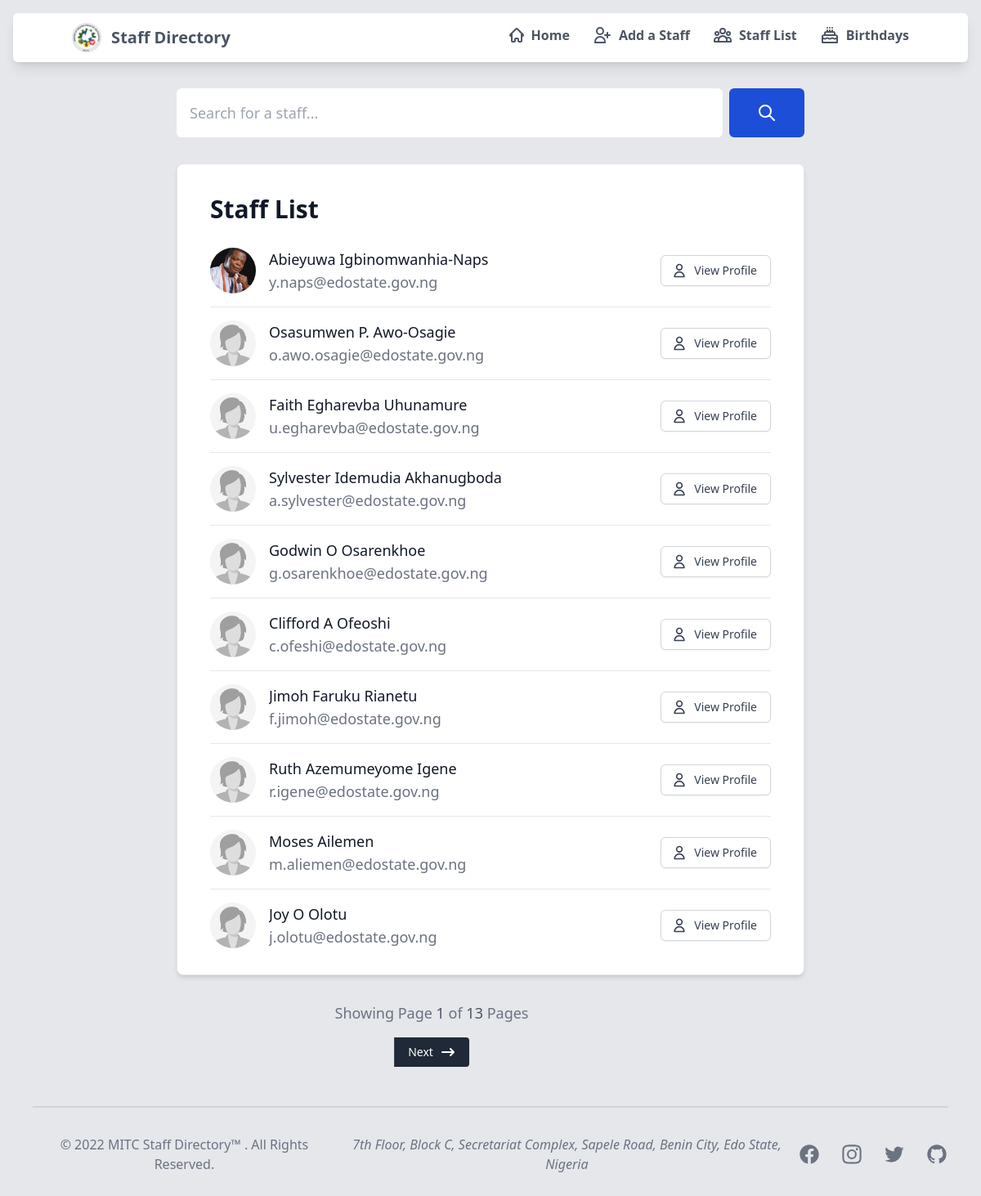
Page /staff/ on the committed database.
### sendmail/models.py (models this page shows, shortened)
class staffDetails(models.Model):
    first_name = models.CharField(verbose_name='First Name', max_length=20)
    middle_name = models.CharField(verbose_name='Middle Name', max_length=20, null=True, blank=True)
    last_name = models.CharField(verbose_name='Last Name', max_length=20)
    phone_number = PhoneNumberField('Phone Number')
    email = models.EmailField(verbose_name='Official Email', max_length = 254)
    cadre = models.CharField(verbose_name='Cadre', max_length=50, null=True, blank=True)
    level = models.IntegerField('Level', default='1')
    step = models.IntegerField('Step', default='2')
    staff_image = models.ImageField(
        verbose_name="Profile Picture",
        upload_to='staffimages',
        default='staffimages/default.jpg',
        null=True,
        blank=True
    )
    GENDER = (
        (1, 'Male'),
        (2, 'Female'),
        (3, 'Prefer not to say')
    )
    gender = models.IntegerField('Gender', choices=GENDER, default=2)
    MONTHS = (
        (1, 'January'),
        (2, 'February'),
        (3, 'March'),
        (4, 'April'),
        (5, 'May'),
        (6, 'June'),
        (7, 'July'),
        (8, 'August'),
        (9, 'September'),
        (10, 'October'),
        (11, 'November'),
        (12, 'December')
    )
    birth_month = models.IntegerField('Birth Month', choices=MONTHS, default=1, blank=False)
    birth_day = models.IntegerField(verbose_name='Birth Day', blank=True, null=True)
    class Meta:
        db_table = 'sendmail_staffdetails'

### sendmail/views.py (the view)
# urls.py: re_path(r'^staff/$', views.staffListView.as_view(), name='stafflist'),
class staffListView(ListView):
    model = staffDetails
    context_object_name = 'stafflist'   # your own name for the list as a template variable
    template_name = 'stafflist.html'  # Specify your own template name/location
    paginate_by = 10
    def get_queryset(self):
        return staffDetails.objects.all()
    def get_context_data(self, **kwargs):
        context = super(staffListView, self).get_context_data(**kwargs)
        context['title'] = 'List of all Staff'
        return context

### sendmail/templates/stafflist.html (shortened to what this page needs)
{% extends "base.html" %}
{% load widget_tweaks %}
{% load static %}
{% block content %}
    <div class="max-w-3xl rounded-lg mx-auto mt-8 mb-8">
        <form action="{% url 'searchresult' %}" class="flex items-center" method="GET">
            <div class="relative w-full">
                <input type="text" id="simple-search" name="q"
                class="bg-white block font-medium border border-none text-gray-900 text-lg rounded-md
                focus:border-blue-500 block w-full p-4
                focus:ring-2 focus:outline-none focus:ring-blue-500
                dark:bg-gray-700 dark:border-gray-600 dark:placeholder-gray-400
                dark:text-white dark:focus:ring-blue-500 dark:focus:border-blue-500"
                    placeholder="Search for a staff..." required>
            </div>
            <button type="submit" class="px-8 py-4 ml-2 text-md font-medium text-white bg-blue-700 rounded-md border
                                            border-2 border-blue-700 hover:border-blue-800 hover:bg-blue-800 focus:ring-4 focus:outline-none focus:ring-blue-300
                                            dark:bg-blue-600 dark:hover:bg-blue-700 dark:focus:ring-blue-800">
                <svg class="w-6 h-6" fill="none" stroke="currentColor" viewBox="0 0 24 24"
                    xmlns="http://www.w3.org/2000/svg">
                    <path stroke-linecap="round" stroke-linejoin="round" stroke-width="2"
                        d="M21 21l-6-6m2-5a7 7 0 11-14 0 7 7 0 0114 0z"></path>
                </svg>
            </button>
        </form>
    </div>
    <div class="p-6 md:pb-4 max-w-3xl bg-white rounded-lg border mx-auto shadow-md sm:p-10 min-h-full justify-center">
        <div class="flex justify-between items-center mb-4">
            <h5 class="text-3xl font-bold leading-none text-gray-900 dark:text-white">Staff List</h5>
        </div>
        <div class="flow-root">
            <ul role="list" class="divide-y divide-gray-200 dark:divide-gray-700">
                {% for staff in stafflist %}
                    <li class="py-3 sm:py-4">
                        <div class="flex items-center space-x-4">
                            <div class="flex-shrink-0">
                                <img class="w-14 h-14 rounded-full" src="{{ staff.staff_image.url }}"
                                    alt="{{ staff.first_name }}'s' image">
                            </div>
                            <div class="flex-1 min-w-0">
                                <p class="text-lg font-medium text-gray-900 truncate dark:text-white">
                                    {{ staff.first_name }}
                                    {% if staff.middle_name %}
                                        {{ staff.middle_name }}
                                        {% else %}
                                            <span></span>
                                    {% endif %}
                                    {{ staff.last_name }}
                                </p>
                                <p class="text-lg text-gray-500 truncate dark:text-gray-400">
                                    {{ staff.email }}
                                </p>
                            </div>
                            <div class="inline-flex items-center text-base font-semibold text-gray-900 dark:text-white">
                                <a href="{% url 'staffdetails' staff.id %}">
                                    <button type="button" class="inline-flex items-center px-4 py-2 border border-gray-300 rounded-md shadow-sm
                                                                            text-sm font-medium text-gray-700 bg-white hover:bg-gray-50 focus:outline-none
                                                                            focus:ring-2 focus:ring-gray-300">
                                        <svg xmlns="http://www.w3.org/2000/svg" class="-ml-1 mr-2 h-5 w-5" fill="none" viewBox="0 0 24 24" stroke="currentColor"
                                            stroke-width="2">
                                            <path stroke-linecap="round" stroke-linejoin="round"
                                                d="M16 7a4 4 0 11-8 0 4 4 0 018 0zM12 14a7 7 0 00-7 7h14a7 7 0 00-7-7z" />
                                        </svg>
                                        View Profile
                                    </button>
                                </a>
                            </div>
                        </div>
                    </li>
                {% endfor %}
            </ul>
        </div>
    </div>
    {% block pagination %}
        {% if is_paginated %}
            <div class="container font-medium text-gray-500 text-md md:text-lg flex flex-col
                        space-y-4 items-center justify-center mt-8 mb-12 md:mb-12 pagination">
                <span class="page-current mx-4">
                    Showing Page <span class="text-gray-600 dark:text-white">{{ page_obj.number }}</span>
                      of <span class="text-gray-600 dark:text-white">{{ page_obj.paginator.num_pages }}</span> Pages
                </span>
                <div class="inline-flex mt-2 xs:mt-0">
                    {% if page_obj.has_next %}
                        <a href="{{ request.path }}?page={{ page_obj.next_page_number }}">
                            <button class="py-2 px-4 text-sm font-medium text-white
                                            bg-gray-800 rounded-r border-0 border-l border-gray-700 hover:bg-gray-900
                                            dark:bg-gray-800 dark:border-gray-700 dark:text-gray-400 dark:hover:bg-gray-700
                                            dark:hover:text-white">
                                    <span class="inline-flex items-center">
                                        Next
                                        <svg class="ml-2 w-5 h-5" fill="currentColor" viewBox="0 0 20 20" xmlns="http://www.w3.org/2000/svg">
                                            <path fill-rule="evenodd"
                                                d="M12.293 5.293a1 1 0 011.414 0l4 4a1 1 0 010 1.414l-4 4a1 1 0 01-1.414-1.414L14.586 11H3a1 1 0 110-2h11.586l-2.293-2.293a1 1 0 010-1.414z"
                                                clip-rule="evenodd"></path>
                                        </svg>
                                    </span>
                            </button>
                        </a>
                    {% endif %}
                </div>
            </div>
        {% endif %}
    {% endblock %}
{% endblock %}

### rows in the picture
staffDetails: staff_image (picture), first_name "Abieyuwa", last_name "Igbinomwanhia-Naps", email "y.naps@edostate.gov.ng"
staffDetails: staff_image (placeholder picture), first_name "Osasumwen", middle_name "P.", last_name "Awo-Osagie", email "o.awo.osagie@edostate.gov.ng"
staffDetails: staff_image (placeholder picture), first_name "Faith", middle_name "Egharevba", last_name "Uhunamure", email "u.egharevba@edostate.gov.ng"
staffDetails: staff_image (placeholder picture), first_name "Sylvester", middle_name "Idemudia", last_name "Akhanugboda", email "a.sylvester@edostate.gov.ng"
staffDetails: staff_image (placeholder picture), first_name "Godwin", middle_name "O", last_name "Osarenkhoe", email "g.osarenkhoe@edostate.gov.ng"
staffDetails: staff_image (placeholder picture), first_name "Clifford", middle_name "A", last_name "Ofeoshi", email "c.ofeshi@edostate.gov.ng"
staffDetails: staff_image (placeholder picture), first_name "Jimoh", middle_name "Faruku", last_name "Rianetu", email "f.jimoh@edostate.gov.ng"
staffDetails: staff_image (placeholder picture), first_name "Ruth", middle_name "Azemumeyome", last_name "Igene", email "r.igene@edostate.gov.ng"
staffDetails: staff_image (placeholder picture), first_name "Moses", last_name "Ailemen", email "m.aliemen@edostate.gov.ng"
staffDetails: staff_image (placeholder picture), first_name "Joy", middle_name "O", last_name "Olotu", email "j.olotu@edostate.gov.ng"

### other values in the picture
{{ page_obj.number }} "1"
{{ page_obj.paginator.num_pages }} "13"
